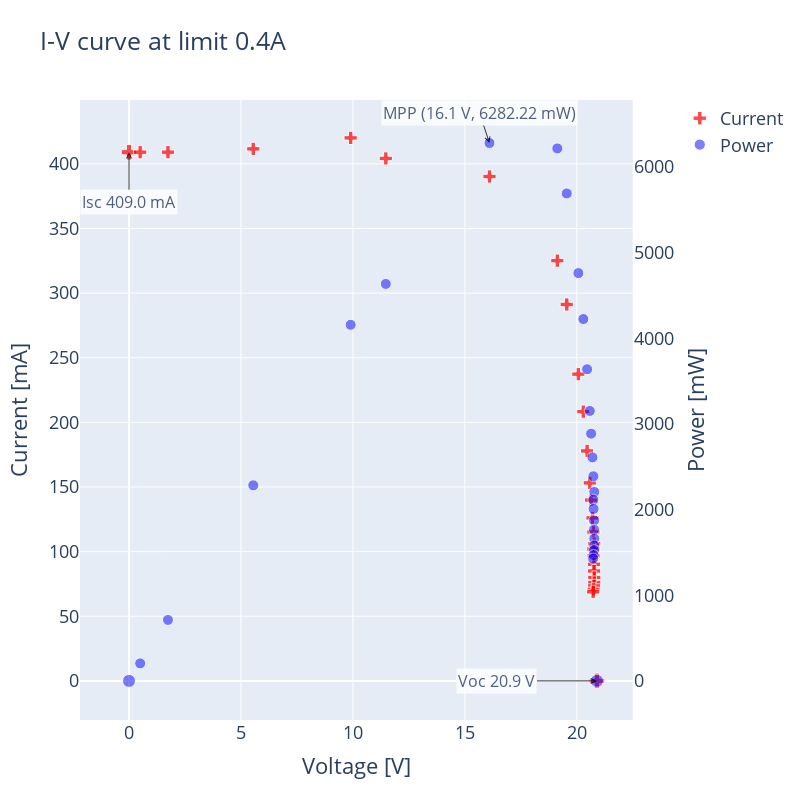

Write notebook code for a chart like this one.
### Code cell
# Read the data into a pandas dataframe
df2 = pd.read_csv('./data/CSV1-2.csv')
df2.columns = ['voltage', 'current', 'Power', 'limit']
df2.columns


limit = 0.4
df2 = df2[df2['limit'] == limit]
# Find max power row
max_power_row = df2[df2['Power'] == df2['Power'].max()]

df2['marker_size'] = 11

# Make marker_size of the first and last row equal 12
df2['marker_size'].iloc[0] = 13
df2['marker_size'].iloc[-1] = 13
dfi = df2

# Using plotly, plot the data with the following specifications:
# A scatter plot with X-axis being voltage, left y-axis being current, and right y-axis being power. 
# Use the dfi dataframe.
# Make the title IV-PV curve at intensity level 3
# Make the x-axis title Voltage (V)
# Make the left y-axis title Current (A)
# Make the right y-axis title Power (W)
# Make the width and height of the plot 800x800
# Current-Voltage datapoint markers should be red
# Power-Voltage datapoint markers should be blue
# The first and last datapoints of the current-voltage curve should be green and 2 sizes bigger


fig = sp.make_subplots(specs=[[{"secondary_y": True}]])
fig.add_trace(go.Scatter(x=dfi['voltage'], y=dfi['current'], mode='markers', name='Current', marker=dict(color='red', size=dfi['marker_size'], symbol='cross')), secondary_y=False)
fig.add_trace(go.Scatter(x=dfi['voltage'], y=dfi['Power'], mode='markers', name='Power', marker=dict(color='blue', size=dfi['marker_size'], opacity=0.5)), secondary_y=True)
fig.update_layout(title=f'I-V curve at limit {limit}A', xaxis_title='Voltage [V]', yaxis_title='Current [mA]', yaxis2_title='Power [mW]')
fig.update_layout(width=800, height=800)
fig.update_layout(font=dict(size=18))
# Annotation for first and last datapoint
fig.add_annotation(
    x=dfi['voltage'].iloc[0], y=dfi['current'].iloc[0],
    yref='y',
    ax=0, ay=50,
    text=f"Isc {dfi['current'].iloc[0]} mA",
    showarrow=True,
    arrowhead=5,
    arrowsize=1,
    arrowwidth=1,
    arrowcolor='black',
    bgcolor='white',
    opacity=0.8,
    font=dict(size=16),
)
fig.add_annotation(
    x=dfi['voltage'].iloc[-1], y=dfi['current'].iloc[-1],
    ax=-100, ay=0,
    yref='y',
    text=f"Voc {dfi['voltage'].iloc[-1]} V",
    showarrow=True,
    arrowhead=5,
    arrowsize=1,
    arrowwidth=1,
    arrowcolor='black',
    bgcolor='white',
    opacity=0.8,
    font=dict(size=16),
)
# Add annotation for the point of maximum power
fig.add_annotation(
    x=max_power_row['voltage'].iloc[0], y=max_power_row['Power'].iloc[0],
    yref='y2',
    text=f"MPP\n({max_power_row['voltage'].iloc[0]} V, {max_power_row['Power'].iloc[0]} mW)",
    showarrow=True,
    arrowhead=5,
    arrowsize=1,
    arrowwidth=1,
    arrowcolor='black',  # You can choose a different color
    bgcolor='white',
    opacity=0.8,
    font=dict(size=16),
)
fig['layout']['yaxis2']['showgrid'] = False
fig.show()
fig.write_html(f'./plots/IV_curve_limit_{int(limit*1000)}.html')
fig.write_image(f'./plots/IV_curve_limit_{int(limit*1000)}.png')

### Figure 1 — Plotly figure (JSON) as saved in the notebook; plotly's stock layout.template omitted (floating-point values rounded to 4 significant figures)
{"data": [{"marker": {"color": "red", "size": [13, 11, 11, 11, 11, 11, 11, 11, 11, 11, 11, 11, 11, 11, 11, 11, 11, 11, 11, 11, 11, 11, 11, 11, 11, 11, 13], "symbol": "cross"}, "mode": "markers", "name": "Current", "type": "scatter", "x": [0, 0.5, 1.74, 5.55, 9.9, 11.47, 16.1, 19.13, 19.55, 20.07, 20.29, 20.46, 20.58, 20.64, 20.7, 20.74, 20.78, 20.74, 20.75, 20.77, 20.77, 20.78, 20.78, 20.77, 20.75, 20.73, 20.9], "xaxis": "x", "y": [409, 409, 409, 411.6, 420.1, 404.2, 390.2, 325.1, 291.2, 237.3, 208.3, 177.9, 153.2, 139.9, 126.1, 115.2, 106.2, 102, 96.8, 90.2, 85, 80, 76.1, 73.5, 70.8, 68.9, 0], "yaxis": "y"}, {"marker": {"color": "blue", "opacity": 0.5, "size": [13, 11, 11, 11, 11, 11, 11, 11, 11, 11, 11, 11, 11, 11, 11, 11, 11, 11, 11, 11, 11, 11, 11, 11, 11, 11, 13]}, "mode": "markers", "name": "Power", "type": "scatter", "x": [0, 0.5, 1.74, 5.55, 9.9, 11.47, 16.1, 19.13, 19.55, 20.07, 20.29, 20.46, 20.58, 20.64, 20.7, 20.74, 20.78, 20.74, 20.75, 20.77, 20.77, 20.78, 20.78, 20.77, 20.75, 20.73, 20.9], "xaxis": "x", "y": [0, 204.5, 711.7, 2284.0, 4159.0, 4636.0, 6282.0, 6219.0, 5693.0, 4763.0, 4226.0, 3640.0, 3153.0, 2888.0, 2610.0, 2389.0, 2207.0, 2115.0, 2009.0, 1873.0, 1765.0, 1662.0, 1581.0, 1527.0, 1469.0, 1428.0, 0], "yaxis": "y2"}], "layout": {"annotations": [{"arrowcolor": "black", "arrowhead": 5, "arrowsize": 1, "arrowwidth": 1, "ax": 0, "ay": 50, "bgcolor": "white", "font": {"size": 16}, "opacity": 0.8, "showarrow": true, "text": "Isc 409.0 mA", "x": 0, "y": 409, "yref": "y"}, {"arrowcolor": "black", "arrowhead": 5, "arrowsize": 1, "arrowwidth": 1, "ax": -100, "ay": 0, "bgcolor": "white", "font": {"size": 16}, "opacity": 0.8, "showarrow": true, "text": "Voc 20.9 V", "x": 20.9, "y": 0, "yref": "y"}, {"arrowcolor": "black", "arrowhead": 5, "arrowsize": 1, "arrowwidth": 1, "bgcolor": "white", "font": {"size": 16}, "opacity": 0.8, "showarrow": true, "text": "MPP\n(16.1 V, 6282.22 mW)", "x": 16.1, "y": 6282.0, "yref": "y2"}], "font": {"size": 18}, "height": 800, "title": {"text": "I-V curve at limit 0.4A"}, "width": 800, "xaxis": {"anchor": "y", "domain": [0, 0.94], "title": {"text": "Voltage [V]"}}, "yaxis": {"anchor": "x", "domain": [0, 1], "title": {"text": "Current [mA]"}}, "yaxis2": {"anchor": "x", "overlaying": "y", "showgrid": false, "side": "right", "title": {"text": "Power [mW]"}}}}
